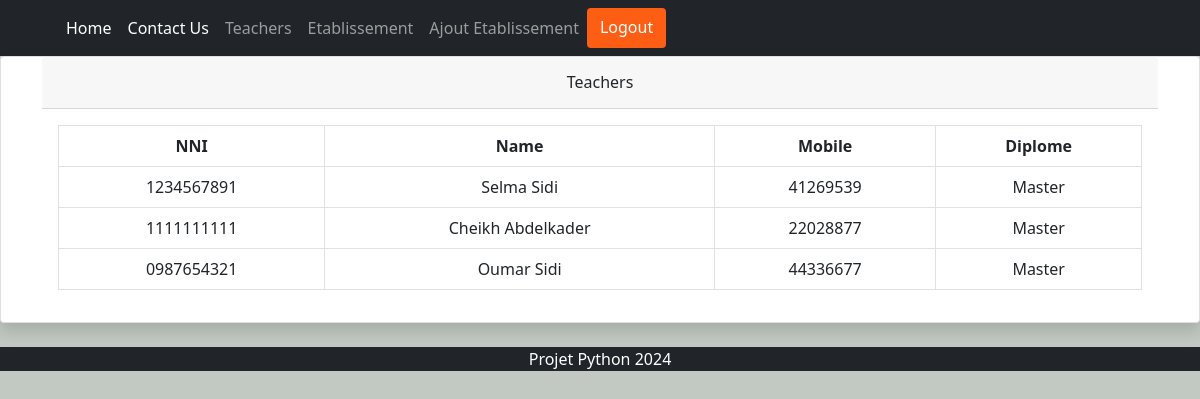
Page /teachers/ (signed in) on the committed database.
### app/models.py (models this page shows, shortened)
class Teacher(models.Model):
    user=models.OneToOneField(User, on_delete=models.CASCADE)
    profile_pic= models.ImageField(upload_to='media/teacher/', null=True, blank=True)
    mobile = models.CharField(max_length=20, null=True, blank=True)
    NNI = models.CharField(max_length=10)
    diplome = models.CharField(max_length=100)
    subject = models.ManyToManyField(Subject, related_name='subject')
    module = models.CharField(max_length=20, null=True, blank=True)
    langue=models.CharField(max_length=100)
    status=models.BooleanField(default=False)
    @property
    def get_name(self):
        return self.user.first_name+" "+self.user.last_name

### app/views.py (the view)
# urls.py: path('teachers/', teachers, name="teachers"),
def teachers(request):
    teachers = Teacher.objects.all()
    context = {'teachers': teachers}
    return render(request, 'teachers.html', context)

### app/templates/teachers.html
{% extends 'base.html' %}
{% load static %}
{% block content %}
    <div class="card shadow mb-4">
        <div class="container">
            <div class="card-header py-3">
                <h6 class="m-0 font-weight-bold text-center">Teachers</h6>
            </div>
            <div class="card-body">
                <div class="table-responsive">
                    <table class="table table-bordered text-center justify-content-center" id="dataTable" width="100%" cellspacing="0">
                        <thead>
                            <tr>
                                <th>NNI</th>
                                <th>Name</th>
                                <th>Mobile</th>
                                <th>Diplome</th>
                            </tr>
                        </thead>
                        <tbody>
                            {% for teacher in teachers %}
                            <tr>
                                <td>{{ teacher.NNI }}</td>
                                <td>{{ teacher.get_name }}</td>
                                <td>{{ teacher.mobile }}</td>
                                <td>{{ teacher.diplome }}</td>
                            </tr>
                            {% endfor %}
                        </tbody>
                    </table>
                </div>
            </div>
        </div>
    </div>
{% endblock content %}

### rows in the picture
Teacher: NNI "1234567891", get_name "Selma Sidi", mobile "41269539", diplome "Master"
Teacher: NNI "1111111111", get_name "Cheikh Abdelkader", mobile "22028877", diplome "Master"
Teacher: NNI "0987654321", get_name "Oumar Sidi", mobile "44336677", diplome "Master"
